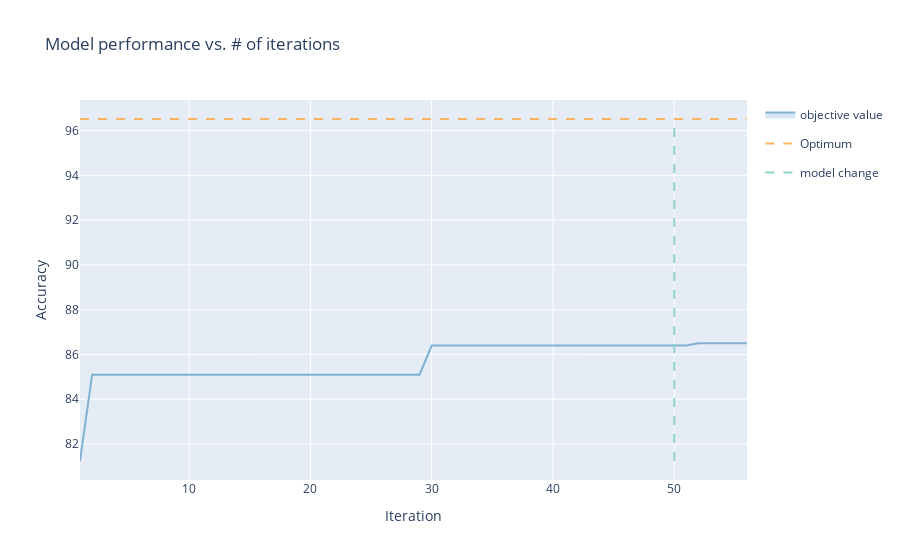
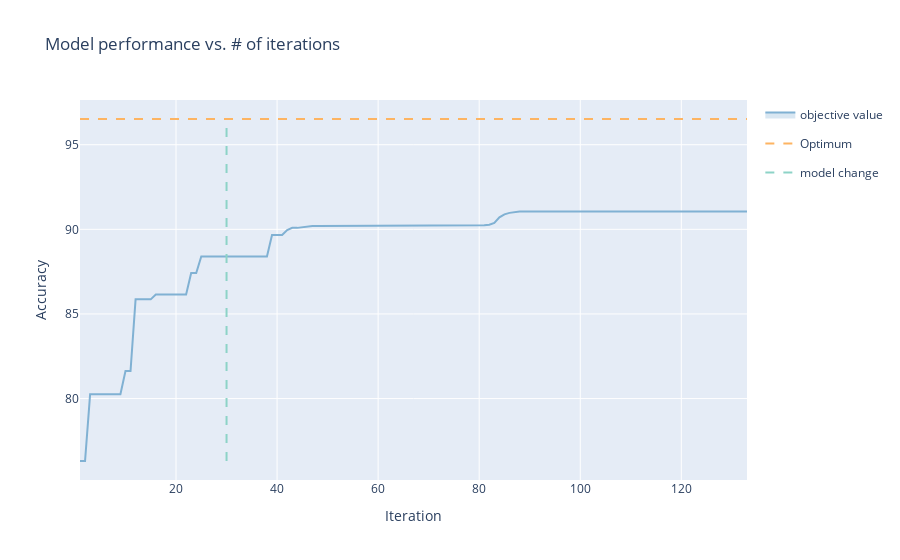
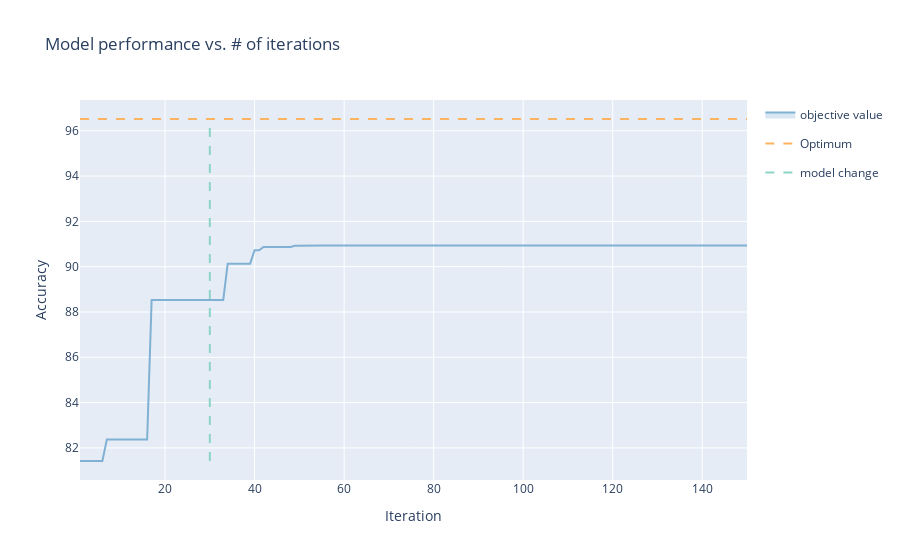
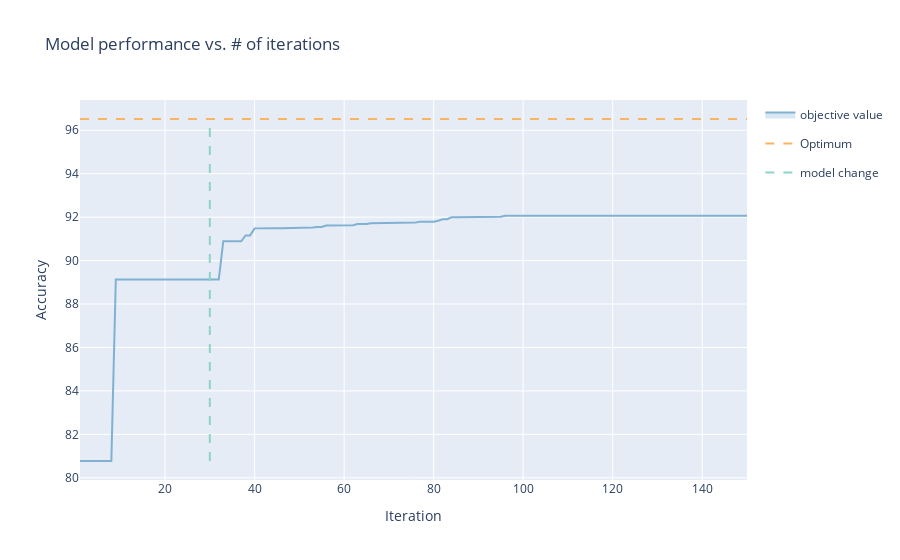

The code cell stored with these charts, in order, in its notebook:
### Code cell
import torch
from ax.service.ax_client import AxClient
from ax.service.utils.instantiation import ObjectiveProperties
from botorch.test_functions import Branin
from ax.utils.notebook.plotting import render

# Setup a function to evaluate the trials
objective = benchmark.objective_function


def evaluate(parameters):
    # The GaussianLikelihood used by our model infers an observation noise level,
    # so we pass an sem value of NaN to indicate that observation noise is unknown
    return {"accuracy": (objective(parameters)[0]['val_accuracy'], float("nan"))}

# Mutiple experiments for different BO setups
traces = {}
for name, generation_strategy in [('ei_mat', gs_ei_mat), 
                                  ('ei_rbf', gs_ei_rbf), 
                                  ('es_mat', gs_es_mat), 
                                  ('es_rbf', gs_es_rbf)]:
    
    # Initialize the client - AxClient offers a convenient API to control the experiment
    ax_client = AxClient(generation_strategy=generation_strategy, verbose_logging=False)
    
    # Setup the experiment
    ax_client.create_experiment(
        name="yahpo_test_experiment",
        parameters=hyperparams_list,
        objectives={
            "accuracy": ObjectiveProperties(minimize=False),
        },
    )
    NUM_EVALS = 150
    for i in range(NUM_EVALS):
        try:
            parameters, trial_index = ax_client.get_next_trial()
            # Local evaluation here can be replaced with deployment to external system.
            ax_client.complete_trial(trial_index=trial_index, raw_data=evaluate(parameters))
        except Exception:
            break
        

        
    max_accuracy = benchmark.target_stats[benchmark.target_stats.metric == 'val_accuracy']['value'].values[1]
    render(ax_client.get_optimization_trace(objective_optimum=max_accuracy))
    traces[name] = ax_client.get_trace(ax_client.experiment)

### Figure 1 — Plotly figure (JSON) as saved in the notebook; plotly's stock layout.template omitted (floating-point values rounded to 4 significant figures)
{"data": [{"hoverinfo": "none", "legendgroup": "", "line": {"width": 0}, "mode": "lines", "showlegend": false, "type": "scatter", "x": [1, 2, 3, 4, 5, 6, 7, 8, 9, 10, 11, 12, 13, 14, 15, 16, 17, 18, 19, 20, 21, 22, 23, 24, 25, 26, 27, 28, 29, 30, 31, 32, 33, 34, 35, 36, 37, 38, 39, 40, 41, 42, 43, 44, 45, 46, 47, 48, 49, 50, 51, 52, 53, 54, 55, 56], "y": [81.24, 85.1, 85.1, 85.1, 85.1, 85.1, 85.1, 85.1, 85.1, 85.1, 85.1, 85.1, 85.1, 85.1, 85.1, 85.1, 85.1, 85.1, 85.1, 85.1, 85.1, 85.1, 85.1, 85.1, 85.1, 85.1, 85.1, 85.1, 85.1, 86.4, 86.4, 86.4, 86.4, 86.4, 86.4, 86.4, 86.4, 86.4, 86.4, 86.4, 86.4, 86.4, 86.4, 86.4, 86.4, 86.4, 86.4, 86.4, 86.4, 86.4, 86.4, 86.5, 86.5, 86.5, 86.5, 86.5]}, {"fill": "tonexty", "fillcolor": "rgba(128,177,211,0.3)", "legendgroup": "objective value", "line": {"color": "rgba(128,177,211,1)"}, "mode": "lines", "name": "objective value", "text": ["<br><em>Parameterization:</em><br>batch_size: 494<br>learning_rate: 0.02137889532820065<br>max_dropout: 0.05705582723021507<br>max_units: 68<br>momentum: 0.7410048973560334<br>num_layers: 3<br>weight_decay: 0.059806224150061614<br>OpenML_task_id: 126025<br>epoch: 40", "<br><em>Parameterization:</em><br>batch_size: 141<br>learning_rate: 0.002143059652428945<br>max_dropout: 0.4886644817888737<br>max_units: 541<br>momentum: 0.19675599242560565<br>num_layers: 5<br>weight_decay: 0.03307754067983479<br>OpenML_task_id: 126025<br>epoch: 40", "<br><em>Parameterization:</em><br>batch_size: 16<br>learning_rate: 0.0017129589560814435<br>max_dropout: 0.8660344369709492<br>max_units: 589<br>momentum: 0.14723099402152<br>num_layers: 4<br>weight_decay: 0.006420466891266406<br>OpenML_task_id: 126025<br>epoch: 40", "<br><em>Parameterization:</em><br>batch_size: 30<br>learning_rate: 0.0015643674520283207<br>max_dropout: 0.4489251170307398<br>max_units: 82<br>momentum: 0.6496450605709105<br>num_layers: 5<br>weight_decay: 0.09941207993193531<br>OpenML_task_id: 126025<br>epoch: 40", "<br><em>Parameterization:</em><br>batch_size: 306<br>learning_rate: 0.0029384912493912994<br>max_dropout: 0.037415094673633575<br>max_units: 308<br>momentum: 0.21603571087121964<br>num_layers: 4<br>weight_decay: 0.03346094516212121<br>OpenML_task_id: 126025<br>epoch: 40", "<br><em>Parameterization:</em><br>batch_size: 66<br>learning_rate: 0.033214374925165116<br>max_dropout: 0.49800797551870346<br>max_units: 930<br>momentum: 0.7832225849479437<br>num_layers: 1<br>weight_decay: 0.08414630391439423<br>OpenML_task_id: 126025<br>epoch: 40", "<br><em>Parameterization:</em><br>batch_size: 69<br>learning_rate: 0.0031958718164205083<br>max_dropout: 0.8579855486750603<br>max_units: 123<br>momentum: 0.4462829457130283<br>num_layers: 2<br>weight_decay: 0.009600236054044217<br>OpenML_task_id: 126025<br>epoch: 40", "<br><em>Parameterization:</em><br>batch_size: 126<br>learning_rate: 0.060441730692923114<br>max_dropout: 0.46792897768318653<br>max_units: 131<br>momentum: 0.41630359190516175<br>num_layers: 3<br>weight_decay: 0.05191879365270958<br>OpenML_task_id: 126025<br>epoch: 40", "<br><em>Parameterization:</em><br>batch_size: 66<br>learning_rate: 0.03741978562723821<br>max_dropout: 0.8723186003044248<br>max_units: 87<br>momentum: 0.5350662031397223<br>num_layers: 3<br>weight_decay: 0.08794567627143116<br>OpenML_task_id: 126025<br>epoch: 40", "<br><em>Parameterization:</em><br>batch_size: 46<br>learning_rate: 0.0006908553621843218<br>max_dropout: 0.3179693715646863<br>max_units: 242<br>momentum: 0.750655321860686<br>num_layers: 4<br>weight_decay: 0.026951504598278553<br>OpenML_task_id: 126025<br>epoch: 40", "<br><em>Parameterization:</em><br>batch_size: 53<br>learning_rate: 0.022241345115004522<br>max_dropout: 0.8575893435627222<br>max_units: 307<br>momentum: 0.3539889603015035<br>num_layers: 4<br>weight_decay: 0.0263723254222516<br>OpenML_task_id: 126025<br>epoch: 40", "<br><em>Parameterization:</em><br>batch_size: 411<br>learning_rate: 0.021355977992110028<br>max_dropout: 0.003735779784619808<br>max_units: 106<br>momentum: 0.8889668434672058<br>num_layers: 3<br>weight_decay: 0.0358378671533987<br>OpenML_task_id: 126025<br>epoch: 40", "<br><em>Parameterization:</em><br>batch_size: 137<br>learning_rate: 0.008530065124398896<br>max_dropout: 0.09828453976660967<br>max_units: 107<br>momentum: 0.6455090492591262<br>num_layers: 3<br>weight_decay: 0.05221349201200531<br>OpenML_task_id: 126025<br>epoch: 40", "<br><em>Parameterization:</em><br>batch_size: 369<br>learning_rate: 0.028654437304956953<br>max_dropout: 0.5018751891329885<br>max_units: 643<br>momentum: 0.9765479448065162<br>num_layers: 5<br>weight_decay: 0.05788150652413257<br>OpenML_task_id: 126025<br>epoch: 40", "<br><em>Parameterization:</em><br>batch_size: 27<br>learning_rate: 0.0010152042938151066<br>max_dropout: 0.0945260627195239<br>max_units: 401<br>momentum: 0.458673501117155<br>num_layers: 3<br>weight_decay: 0.015367054848112167<br>OpenML_task_id: 126025<br>epoch: 40", "<br><em>Parameterization:</em><br>batch_size: 27<br>learning_rate: 0.00016694140130790776<br>max_dropout: 0.49676038417965174<br>max_units: 938<br>momentum: 0.15622298425994813<br>num_layers: 3<br>weight_decay: 0.056291244236081846<br>OpenML_task_id: 126025<br>epoch: 40", "<br><em>Parameterization:</em><br>batch_size: 145<br>learning_rate: 0.0037589065828513195<br>max_dropout: 0.06513712089508772<br>max_units: 274<br>momentum: 0.7304287953488529<br>num_layers: 3<br>weight_decay: 0.032309758487371734<br>OpenML_task_id: 126025<br>epoch: 40", "<br><em>Parameterization:</em><br>batch_size: 43<br>learning_rate: 0.0012366494848468316<br>max_dropout: 0.7871959721669555<br>max_units: 116<br>momentum: 0.39223642277531323<br>num_layers: 4<br>weight_decay: 0.0027369823134131732<br>OpenML_task_id: 126025<br>epoch: 40", "<br><em>Parameterization:</em><br>batch_size: 38<br>learning_rate: 0.0011332577451050566<br>max_dropout: 0.4442300461232662<br>max_units: 1014<br>momentum: 0.3531189311202616<br>num_layers: 5<br>weight_decay: 0.03496994352663868<br>OpenML_task_id: 126025<br>epoch: 40", "<br><em>Parameterization:</em><br>batch_size: 171<br>learning_rate: 0.0015108638635026384<br>max_dropout: 0.9783757068216801<br>max_units: 1007<br>momentum: 0.3140434088278562<br>num_layers: 4<br>weight_decay: 0.001927082661977038<br>OpenML_task_id: 126025<br>epoch: 40", "<br><em>Parameterization:</em><br>batch_size: 395<br>learning_rate: 0.0017206291800384917<br>max_dropout: 0.6275646761059761<br>max_units: 104<br>momentum: 0.7438595450855792<br>num_layers: 1<br>weight_decay: 0.09338320646793583<br>OpenML_task_id: 126025<br>epoch: 40", "<br><em>Parameterization:</em><br>batch_size: 27<br>learning_rate: 0.001186768223312393<br>max_dropout: 0.9833576185628772<br>max_units: 98<br>momentum: 0.4972139542363584<br>num_layers: 2<br>weight_decay: 0.011839392240988091<br>OpenML_task_id: 126025<br>epoch: 40", "<br><em>Parameterization:</em><br>batch_size: 65<br>learning_rate: 0.017760964447984737<br>max_dropout: 0.37760343309491873<br>max_units: 875<br>momentum: 0.2780372631642968<br>num_layers: 4<br>weight_decay: 0.09417124709130266<br>OpenML_task_id: 126025<br>epoch: 40", "<br><em>Parameterization:</em><br>batch_size: 74<br>learning_rate: 0.00046459905965489913<br>max_dropout: 0.4363623522222042<br>max_units: 221<br>momentum: 0.29305047437548637<br>num_layers: 4<br>weight_decay: 0.044286774155078465<br>OpenML_task_id: 126025<br>epoch: 40", "<br><em>Parameterization:</em><br>batch_size: 16<br>learning_rate: 0.00019188769442778474<br>max_dropout: 0.06286571454256773<br>max_units: 69<br>momentum: 0.30476383968256415<br>num_layers: 3<br>weight_decay: 0.004174606876689941<br>OpenML_task_id: 126025<br>epoch: 40", "<br><em>Parameterization:</em><br>batch_size: 67<br>learning_rate: 0.0038862527938632713<br>max_dropout: 0.5338769787922502<br>max_units: 976<br>momentum: 0.45565630976110694<br>num_layers: 3<br>weight_decay: 0.008721275682179258<br>OpenML_task_id: 126025<br>epoch: 40", "<br><em>Parameterization:</em><br>batch_size: 460<br>learning_rate: 0.03425551128137761<br>max_dropout: 0.8188559813424945<br>max_units: 191<br>momentum: 0.5110928803030401<br>num_layers: 1<br>weight_decay: 0.04626269366255962<br>OpenML_task_id: 126025<br>epoch: 40", "<br><em>Parameterization:</em><br>batch_size: 169<br>learning_rate: 0.0009493898890103816<br>max_dropout: 0.11092131864279509<br>max_units: 140<br>momentum: 0.7798720523808151<br>num_layers: 5<br>weight_decay: 0.08221982775478624<br>OpenML_task_id: 126025<br>epoch: 40", "<br><em>Parameterization:</em><br>batch_size: 50<br>learning_rate: 0.004920659371766269<br>max_dropout: 0.3315900815650821<br>max_units: 68<br>momentum: 0.9028011137805879<br>num_layers: 2<br>weight_decay: 0.005339602473471314<br>OpenML_task_id: 126025<br>epoch: 40", "<br><em>Parameterization:</em><br>batch_size: 25<br>learning_rate: 0.0010335072075464678<br>max_dropout: 0.7526307282969356<br>max_units: 110<br>momentum: 0.6571380257606506<br>num_layers: 5<br>weight_decay: 0.09325417066025549<br>OpenML_task_id: 126025<br>epoch: 40", "<br><em>Parameterization:</em><br>batch_size: 17<br>learning_rate: 0.0004790756893257503<br>max_dropout: 0.6160118756815791<br>max_units: 269<br>momentum: 0.904318365007639<br>num_layers: 4<br>weight_decay: 0.037472169423606254<br>OpenML_task_id: 126025<br>epoch: 40", "<br><em>Parameterization:</em><br>batch_size: 113<br>learning_rate: 0.00017364172447151822<br>max_dropout: 0.4807708691805601<br>max_units: 1013<br>momentum: 0.47631195837631823<br>num_layers: 2<br>weight_decay: 0.023017420217618347<br>OpenML_task_id: 126025<br>epoch: 40", "<br><em>Parameterization:</em><br>batch_size: 433<br>learning_rate: 0.0021413537018711614<br>max_dropout: 0.7463033497333527<br>max_units: 809<br>momentum: 0.2864351681806147<br>num_layers: 2<br>weight_decay: 0.019711642394708472<br>OpenML_task_id: 126025<br>epoch: 40", "<br><em>Parameterization:</em><br>batch_size: 190<br>learning_rate: 0.00011258858231718708<br>max_dropout: 0.6338377352803946<br>max_units: 563<br>momentum: 0.7516495176590979<br>num_layers: 1<br>weight_decay: 0.048958337404672064<br>OpenML_task_id: 126025<br>epoch: 40", "<br><em>Parameterization:</em><br>batch_size: 61<br>learning_rate: 0.0003189816740807674<br>max_dropout: 0.9541152436286211<br>max_units: 343<br>momentum: 0.3234557226393372<br>num_layers: 2<br>weight_decay: 0.09337581902476959<br>OpenML_task_id: 126025<br>epoch: 40", "<br><em>Parameterization:</em><br>batch_size: 147<br>learning_rate: 0.0025777359488153265<br>max_dropout: 0.1523629641160369<br>max_units: 69<br>momentum: 0.6746416396368294<br>num_layers: 4<br>weight_decay: 0.05894306087508799<br>OpenML_task_id: 126025<br>epoch: 40", "<br><em>Parameterization:</em><br>batch_size: 172<br>learning_rate: 0.0002232154295902453<br>max_dropout: 0.9331587599590421<br>max_units: 751<br>momentum: 0.9134694764390587<br>num_layers: 2<br>weight_decay: 0.0076300163226109005<br>OpenML_task_id: 126025<br>epoch: 40", "<br><em>Parameterization:</em><br>batch_size: 114<br>learning_rate: 0.0002459970184101767<br>max_dropout: 0.7938416833058<br>max_units: 254<br>momentum: 0.8576429159101099<br>num_layers: 2<br>weight_decay: 0.05732495547857137<br>OpenML_task_id: 126025<br>epoch: 40", "<br><em>Parameterization:</em><br>batch_size: 208<br>learning_rate: 0.0001195752516828284<br>max_dropout: 0.8833838058635592<br>max_units: 244<br>momentum: 0.159839844154194<br>num_layers: 2<br>weight_decay: 0.010259468555329368<br>OpenML_task_id: 126025<br>epoch: 40", "<br><em>Parameterization:</em><br>batch_size: 34<br>learning_rate: 0.004501635667226018<br>max_dropout: 0.453064139932394<br>max_units: 931<br>momentum: 0.7777834586612881<br>num_layers: 4<br>weight_decay: 0.04265486784510315<br>OpenML_task_id: 126025<br>epoch: 40", "<br><em>Parameterization:</em><br>batch_size: 187<br>learning_rate: 0.0003953985554534093<br>max_dropout: 0.6648896615952253<br>max_units: 204<br>momentum: 0.596706322748214<br>num_layers: 1<br>weight_decay: 0.0032359166102856403<br>OpenML_task_id: 126025<br>epoch: 40", "<br><em>Parameterization:</em><br>batch_size: 40<br>learning_rate: 0.0005743322156564781<br>max_dropout: 0.8818693943321705<br>max_units: 153<br>momentum: 0.887001477247104<br>num_layers: 3<br>weight_decay: 0.06971167140618899<br>OpenML_task_id: 126025<br>epoch: 40", "<br><em>Parameterization:</em><br>batch_size: 83<br>learning_rate: 0.047777499575294397<br>max_dropout: 0.2200439078733325<br>max_units: 86<br>momentum: 0.947335286559537<br>num_layers: 4<br>weight_decay: 0.07036222103103064<br>OpenML_task_id: 126025<br>epoch: 40", "<br><em>Parameterization:</em><br>batch_size: 465<br>learning_rate: 0.0001259564454616244<br>max_dropout: 0.7828791411593556<br>max_units: 418<br>momentum: 0.7676185294240713<br>num_layers: 2<br>weight_decay: 0.021934187217736618<br>OpenML_task_id: 126025<br>epoch: 40", "<br><em>Parameterization:</em><br>batch_size: 122<br>learning_rate: 0.0029862243934351933<br>max_dropout: 0.23201107885688543<br>max_units: 100<br>momentum: 0.3762793294340372<br>num_layers: 4<br>weight_decay: 0.04822430622650311<br>OpenML_task_id: 126025<br>epoch: 40", "<br><em>Parameterization:</em><br>batch_size: 139<br>learning_rate: 0.013375765912558764<br>max_dropout: 0.7048739651218057<br>max_units: 80<br>momentum: 0.731944660693407<br>num_layers: 4<br>weight_decay: 0.09565635318138638<br>OpenML_task_id: 126025<br>epoch: 40", "<br><em>Parameterization:</em><br>batch_size: 41<br>learning_rate: 0.05742583018902358<br>max_dropout: 0.9971223035827279<br>max_units: 103<br>momentum: 0.44676684001460676<br>num_layers: 4<br>weight_decay: 0.06932775707578287<br>OpenML_task_id: 126025<br>epoch: 40", "<br><em>Parameterization:</em><br>batch_size: 230<br>learning_rate: 0.010052157038921468<br>max_dropout: 0.26151352282613516<br>max_units: 127<br>momentum: 0.2385849557258189<br>num_layers: 3<br>weight_decay: 0.00494650491704233<br>OpenML_task_id: 126025<br>epoch: 40", "<br><em>Parameterization:</em><br>batch_size: 171<br>learning_rate: 0.0010625014657736126<br>max_dropout: 0.2727567795664072<br>max_units: 385<br>momentum: 0.7909893232677132<br>num_layers: 1<br>weight_decay: 0.04927386010300369<br>OpenML_task_id: 126025<br>epoch: 40", "<br><em>Parameterization:</em><br>batch_size: 36<br>learning_rate: 0.04227653764460888<br>max_dropout: 0.070574882440269<br>max_units: 138<br>momentum: 0.870707402266562<br>num_layers: 1<br>weight_decay: 0.010976163128092886<br>OpenML_task_id: 126025<br>epoch: 40", "<br><em>Parameterization:</em><br>batch_size: 16<br>learning_rate: 0.0008493938953162862<br>max_dropout: 0.5784124447612856<br>max_units: 113<br>momentum: 0.7702677541670389<br>num_layers: 5<br>weight_decay: 0.09113236861779432<br>OpenML_task_id: 126025<br>epoch: 40", "<br><em>Parameterization:</em><br>batch_size: 21<br>learning_rate: 0.0012852372891834435<br>max_dropout: 0.6780896942766181<br>max_units: 82<br>momentum: 0.5414426118324929<br>num_layers: 5<br>weight_decay: 0.1<br>OpenML_task_id: 126025<br>epoch: 40", "<br><em>Parameterization:</em><br>batch_size: 24<br>learning_rate: 0.0012521427315454216<br>max_dropout: 0.6814326104608879<br>max_units: 125<br>momentum: 0.8480607085746432<br>num_layers: 5<br>weight_decay: 0.1<br>OpenML_task_id: 126025<br>epoch: 40", "<br><em>Parameterization:</em><br>batch_size: 32<br>learning_rate: 0.0010338351418535524<br>max_dropout: 0.6069164339030995<br>max_units: 91<br>momentum: 0.5097908087148879<br>num_layers: 3<br>weight_decay: 0.1<br>OpenML_task_id: 126025<br>epoch: 40", "<br><em>Parameterization:</em><br>batch_size: 98<br>learning_rate: 0.00417499647105156<br>max_dropout: 0.5002672702531745<br>max_units: 75<br>momentum: 0.1695095362128051<br>num_layers: 5<br>weight_decay: 0.06101539700912458<br>OpenML_task_id: 126025<br>epoch: 40", "<br><em>Parameterization:</em><br>batch_size: 16<br>learning_rate: 0.0004301182657127316<br>max_dropout: 0.6598382054754186<br>max_units: 64<br>momentum: 0.6717750353257529<br>num_layers: 5<br>weight_decay: 0.1<br>OpenML_task_id: 126025<br>epoch: 40"], "type": "scatter", "x": [1, 2, 3, 4, 5, 6, 7, 8, 9, 10, 11, 12, 13, 14, 15, 16, 17, 18, 19, 20, 21, 22, 23, 24, 25, 26, 27, 28, 29, 30, 31, 32, 33, 34, 35, 36, 37, 38, 39, 40, 41, 42, 43, 44, 45, 46, 47, 48, 49, 50, 51, 52, 53, 54, 55, 56], "y": [81.24, 85.1, 85.1, 85.1, 85.1, 85.1, 85.1, 85.1, 85.1, 85.1, 85.1, 85.1, 85.1, 85.1, 85.1, 85.1, 85.1, 85.1, 85.1, 85.1, 85.1, 85.1, 85.1, 85.1, 85.1, 85.1, 85.1, 85.1, 85.1, 86.4, 86.4, 86.4, 86.4, 86.4, 86.4, 86.4, 86.4, 86.4, 86.4, 86.4, 86.4, 86.4, 86.4, 86.4, 86.4, 86.4, 86.4, 86.4, 86.4, 86.4, 86.4, 86.5, 86.5, 86.5, 86.5, 86.5]}, {"fill": "tonexty", "fillcolor": "rgba(128,177,211,0.3)", "hoverinfo": "none", "legendgroup": "", "line": {"width": 0}, "mode": "lines", "showlegend": false, "type": "scatter", "x": [1, 2, 3, 4, 5, 6, 7, 8, 9, 10, 11, 12, 13, 14, 15, 16, 17, 18, 19, 20, 21, 22, 23, 24, 25, 26, 27, 28, 29, 30, 31, 32, 33, 34, 35, 36, 37, 38, 39, 40, 41, 42, 43, 44, 45, 46, 47, 48, 49, 50, 51, 52, 53, 54, 55, 56], "y": [81.24, 85.1, 85.1, 85.1, 85.1, 85.1, 85.1, 85.1, 85.1, 85.1, 85.1, 85.1, 85.1, 85.1, 85.1, 85.1, 85.1, 85.1, 85.1, 85.1, 85.1, 85.1, 85.1, 85.1, 85.1, 85.1, 85.1, 85.1, 85.1, 86.4, 86.4, 86.4, 86.4, 86.4, 86.4, 86.4, 86.4, 86.4, 86.4, 86.4, 86.4, 86.4, 86.4, 86.4, 86.4, 86.4, 86.4, 86.4, 86.4, 86.4, 86.4, 86.5, 86.5, 86.5, 86.5, 86.5]}, {"line": {"color": "rgba(253,180,98,1)", "dash": "dash"}, "mode": "lines", "name": "Optimum", "type": "scatter", "x": [1, 56], "y": [96.52, 96.52]}, {"line": {"color": "rgba(141,211,199,1)", "dash": "dash"}, "mode": "lines", "name": "model change", "type": "scatter", "x": [50, 50], "y": [81.24, 96.52]}], "layout": {"showlegend": true, "title": {"text": "Model performance vs. # of iterations"}, "xaxis": {"title": {"text": "Iteration"}}, "yaxis": {"title": {"text": "Accuracy"}}}}

### Figure 2 — Plotly figure (JSON) as saved in the notebook; plotly's stock layout.template omitted (floating-point values rounded to 4 significant figures; data arrays with more than 128 entries replaced by an {"elided": "..."} marker saying what was removed)
{"data": [{"hoverinfo": "none", "legendgroup": "", "line": {"width": 0}, "mode": "lines", "showlegend": false, "type": "scatter", "x": {"elided": "133 int values"}, "y": {"elided": "133 float values"}}, {"fill": "tonexty", "fillcolor": "rgba(128,177,211,0.3)", "legendgroup": "objective value", "line": {"color": "rgba(128,177,211,1)"}, "mode": "lines", "name": "objective value", "text": {"elided": "133 str values"}, "type": "scatter", "x": {"elided": "133 int values"}, "y": {"elided": "133 float values"}}, {"fill": "tonexty", "fillcolor": "rgba(128,177,211,0.3)", "hoverinfo": "none", "legendgroup": "", "line": {"width": 0}, "mode": "lines", "showlegend": false, "type": "scatter", "x": {"elided": "133 int values"}, "y": {"elided": "133 float values"}}, {"line": {"color": "rgba(253,180,98,1)", "dash": "dash"}, "mode": "lines", "name": "Optimum", "type": "scatter", "x": [1, 133], "y": [96.52, 96.52]}, {"line": {"color": "rgba(141,211,199,1)", "dash": "dash"}, "mode": "lines", "name": "model change", "type": "scatter", "x": [30, 30], "y": [76.31, 96.52]}], "layout": {"showlegend": true, "title": {"text": "Model performance vs. # of iterations"}, "xaxis": {"title": {"text": "Iteration"}}, "yaxis": {"title": {"text": "Accuracy"}}}}

### Figure 3 — Plotly figure (JSON) as saved in the notebook; plotly's stock layout.template omitted (floating-point values rounded to 4 significant figures; data arrays with more than 128 entries replaced by an {"elided": "..."} marker saying what was removed)
{"data": [{"hoverinfo": "none", "legendgroup": "", "line": {"width": 0}, "mode": "lines", "showlegend": false, "type": "scatter", "x": {"elided": "150 int values"}, "y": {"elided": "150 float values"}}, {"fill": "tonexty", "fillcolor": "rgba(128,177,211,0.3)", "legendgroup": "objective value", "line": {"color": "rgba(128,177,211,1)"}, "mode": "lines", "name": "objective value", "text": {"elided": "150 str values"}, "type": "scatter", "x": {"elided": "150 int values"}, "y": {"elided": "150 float values"}}, {"fill": "tonexty", "fillcolor": "rgba(128,177,211,0.3)", "hoverinfo": "none", "legendgroup": "", "line": {"width": 0}, "mode": "lines", "showlegend": false, "type": "scatter", "x": {"elided": "150 int values"}, "y": {"elided": "150 float values"}}, {"line": {"color": "rgba(253,180,98,1)", "dash": "dash"}, "mode": "lines", "name": "Optimum", "type": "scatter", "x": [1, 150], "y": [96.52, 96.52]}, {"line": {"color": "rgba(141,211,199,1)", "dash": "dash"}, "mode": "lines", "name": "model change", "type": "scatter", "x": [30, 30], "y": [81.42, 96.52]}], "layout": {"showlegend": true, "title": {"text": "Model performance vs. # of iterations"}, "xaxis": {"title": {"text": "Iteration"}}, "yaxis": {"title": {"text": "Accuracy"}}}}

### Figure 4 — Plotly figure (JSON) as saved in the notebook; plotly's stock layout.template omitted (floating-point values rounded to 4 significant figures; data arrays with more than 128 entries replaced by an {"elided": "..."} marker saying what was removed)
{"data": [{"hoverinfo": "none", "legendgroup": "", "line": {"width": 0}, "mode": "lines", "showlegend": false, "type": "scatter", "x": {"elided": "150 int values"}, "y": {"elided": "150 float values"}}, {"fill": "tonexty", "fillcolor": "rgba(128,177,211,0.3)", "legendgroup": "objective value", "line": {"color": "rgba(128,177,211,1)"}, "mode": "lines", "name": "objective value", "text": {"elided": "150 str values"}, "type": "scatter", "x": {"elided": "150 int values"}, "y": {"elided": "150 float values"}}, {"fill": "tonexty", "fillcolor": "rgba(128,177,211,0.3)", "hoverinfo": "none", "legendgroup": "", "line": {"width": 0}, "mode": "lines", "showlegend": false, "type": "scatter", "x": {"elided": "150 int values"}, "y": {"elided": "150 float values"}}, {"line": {"color": "rgba(253,180,98,1)", "dash": "dash"}, "mode": "lines", "name": "Optimum", "type": "scatter", "x": [1, 150], "y": [96.52, 96.52]}, {"line": {"color": "rgba(141,211,199,1)", "dash": "dash"}, "mode": "lines", "name": "model change", "type": "scatter", "x": [30, 30], "y": [80.77, 96.52]}], "layout": {"showlegend": true, "title": {"text": "Model performance vs. # of iterations"}, "xaxis": {"title": {"text": "Iteration"}}, "yaxis": {"title": {"text": "Accuracy"}}}}
